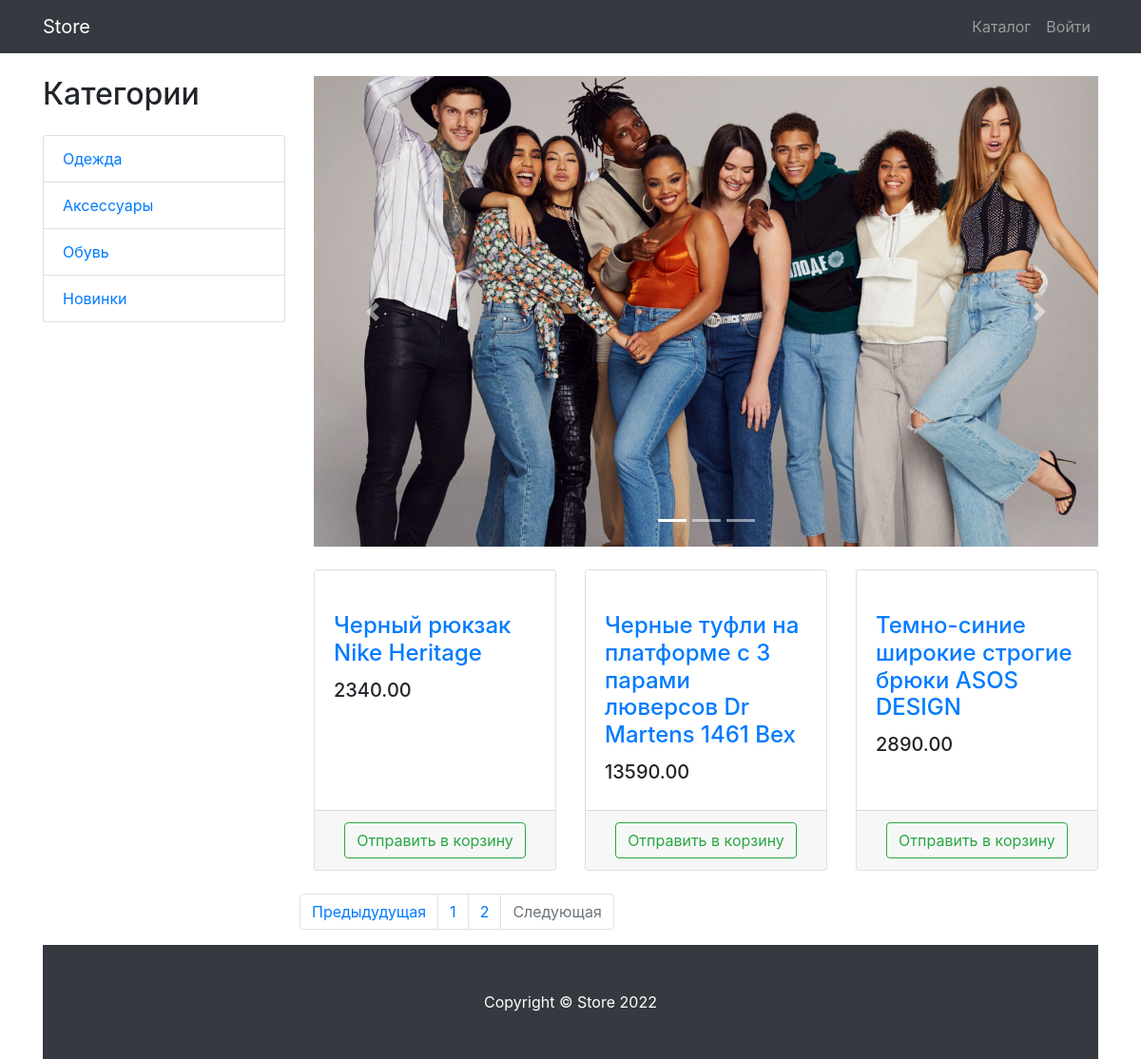
The app's page /products/page/2/ with its own data.
### products/models.py (models this page shows, shortened)
class ProductCategory(models.Model):
    name = models.CharField(max_length=128)
    description = models.TextField(null=True, blank=True)
    class Meta:
        verbose_name = 'Категорию'
        verbose_name_plural = 'Категории'

class Product(models.Model):
    name = models.CharField(max_length=256)
    description = models.TextField()
    price = models.DecimalField(max_digits=7, decimal_places=2)
    quantity = models.IntegerField(default=0)
    image = models.ImageField(upload_to='products_images')
    category = models.ForeignKey(to=ProductCategory, on_delete=models.CASCADE)
    class Meta:
        verbose_name = 'Продукт'
        verbose_name_plural = 'Продукты'

### products/views.py (the view)
# urls.py: path('', products, name= 'index'),
def products(request, category_id=None, page_number=1):
    if category_id:
        products = Product.objects.filter(category_id=category_id)
    else:
        products = Product.objects.all()
    paginator = Paginator(products, 3)
    products_paginator = paginator.page(page_number)
    context = {'title': 'Store - Каталог',
               'categories': ProductCategory.objects.all(),
               'products' : products_paginator,
               }
    return render(request, 'products/products.html', context)

### products/templates/products/products.html (shortened to what this page needs)
{% extends 'products/base.html' %}
{% load static %}
{% block css %}
    <link href="{% static '/vendor/css/products.css' %}" rel="stylesheet">
{% endblock%}
{% block content %}
<div class="container">
    <div class="row">
        <div class="col-lg-3">
            <h2 class="my-4">Категории</h2>
            <div class="list-group">
                {% for category in categories %}
                    <a href="{% url 'products:category' category.id %}" class="list-group-item">
                        {{category.name}}
                    </a>
                {% endfor %}
            </div>
        </div>
        <div class="col-lg-9">
            <div id="carouselExampleIndicators" class="carousel slide my-4" data-ride="carousel">
                <ol class="carousel-indicators">
                    <li data-target="#carouselExampleIndicators" data-slide-to="0" class="active"></li>
                    <li data-target="#carouselExampleIndicators" data-slide-to="1"></li>
                    <li data-target="#carouselExampleIndicators" data-slide-to="2"></li>
                </ol>
                <div class="carousel-inner" role="listbox">
                    <div class="carousel-item active">
                        <img class="d-block img-fluid" src="{% static '/vendor/img/slides/slide-1.jpg' %}" alt="First slide">
                    </div>
                </div>
                <a class="carousel-control-prev" href="#carouselExampleIndicators" role="button" data-slide="prev">
                    <span class="carousel-control-prev-icon" aria-hidden="true"></span>
                </a>
                <a class="carousel-control-next" href="#carouselExampleIndicators" role="button" data-slide="next">
                    <span class="carousel-control-next-icon" aria-hidden="true"></span>
                </a>
            </div>
            <div class="row">
                {% for product in products %}
                <div class="col-lg-4 col-md-6 mb-4">
                    <div class="card h-100">
                        <a href="#">
                        </a>
                        <div class="card-body">
                            <h4 class="card-title">
                                <a href="#">{{ product.name }}</a>
                            </h4>
                            <h5>{{ product.price }}</h5>
                        </div>
                        <div class="card-footer text-center">
                            <a class="btn btn-outline-success" href="{% url 'products:basket_add' product.id %}">
                                Отправить в корзину
                            </a>
                        </div>
                    </div>
                </div>
                {% endfor %}
            <nav aria-label="Page navigation example">
                <ul class="pagination justify-content-center">
                    <li class="page-item {% if not products.has_previous %} disabled {% endif %}">
                        <a class="page-link"
                        href="{% if products.has_previous %} {% url 'products:paginator' products.previous_page_number %} {% else %} # {% endif %}"
                        tabindex="-1" aria-disabled="true">Предыдудущая</a>
                    </li>
                    {% for page in products.paginator.page_range %}
                        <li class="page-item"><a class="page-link" href="{% url 'products:paginator' page %}"> {{ page }} </a></li>
                    {% endfor %}
                    <li class="page-item {% if not products.has_next %} disabled {% endif %}">
                        <a class="page-link"
                        href="{% if products.has_next %} {% url 'products:paginator' products.next_page_number %} {% else %} # {% endif %}">Следующая</a>
                    </li>
                </ul>
            </nav>
        </div>
    </div>
</div>
{% endblock %}
{% block footer %}
<footer class="py-5 bg-dark">
    <div class="container">
        <p class="m-0 text-center text-white">Copyright &copy; Store 2022</p>
    </div>
</footer>
{% endblock %}

### records on screen
ProductCategory: name "Одежда"
ProductCategory: name "Аксессуары"
ProductCategory: name "Обувь"
ProductCategory: name "Новинки"
Product: name "Черный рюкзак Nike Heritage", price "2340.00"
Product: name "Черные туфли на платформе с 3 парами люверсов Dr Martens 1461 Bex", price "13590.00"
Product: name "Темно-синие широкие строгие брюки ASOS DESIGN", price "2890.00"

### other values on screen
{{ page }} "1" "2"
